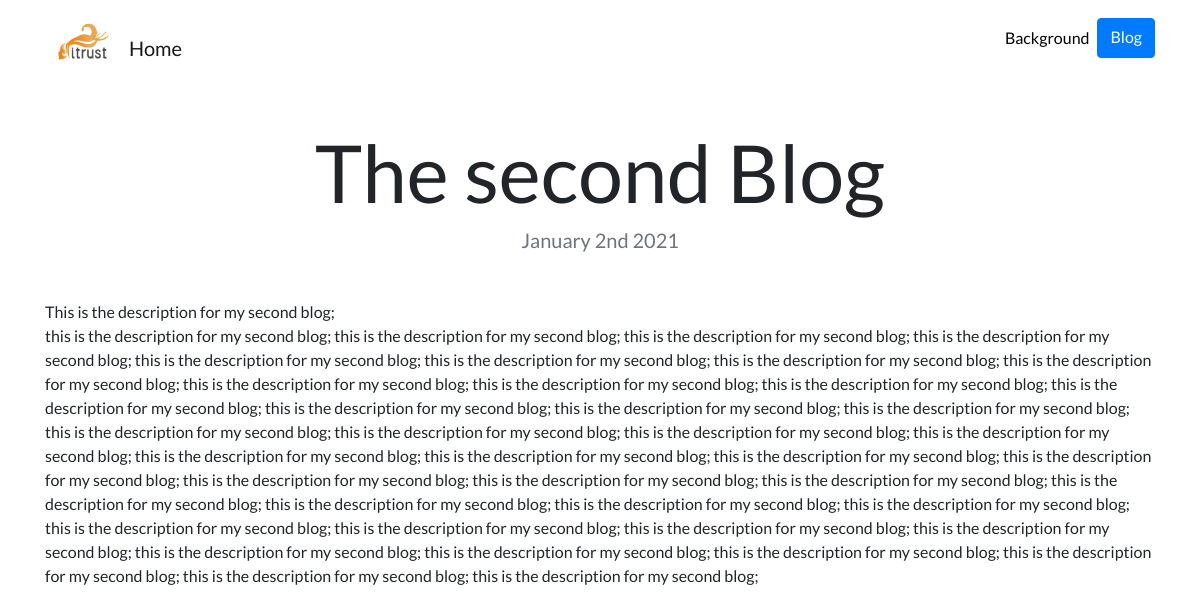
Page /blog/8/ on the committed database.
### blog/models.py (models this page shows, shortened)
class Blog(models.Model):
    title = models.CharField(max_length = 200)
    description = models.TextField()
    date = models.DateField()

### blog/views.py (the view)
# urls.py: path('<int:blog_id>/', views.detail, name = 'detail'),
def detail(request, blog_id):
    blog = get_object_or_404(Blog, pk = blog_id)
    return render(request,'blog/detail.html', {'blog':blog})

### blog/templates/blog/detail.html
{% extends 'portfolio/base.html' %}
{% load static %}
{% block content %}
<h1 class="text-center mt-5" id="blogdetailtitle">{{ blog.title }}</h1>
<h5 class="text-center text-muted mb-5">{{ blog.date|date:'F jS Y' }}</h5>
{{ blog.description|safe }}
{% endblock %}

### portfolio/static/portfolio/custom.css (style rules this page uses)
body { font-family: 'Lato', sans-serif; }
@media (min-width: 992px) { #blogdetailtitle { font-size: 5rem; } }

### rows in the picture
Blog: title "The second Blog", date "January 2nd 2021", description "This is the description for my second blog; this is the description for my second blog; this is the description for my second blog; this is the description for my second blog; this is the description for my second blog; this is the description for my second blog; this is the description for my second blog; this is the description for my second blog; this is the description for my second blog; this is the description for my second blog; this is the description for my second blog; this is the description for my second blog; this is the description for my second blog; this is the description for my second blog; this is the description for my second blog; this is the description for my second…"
